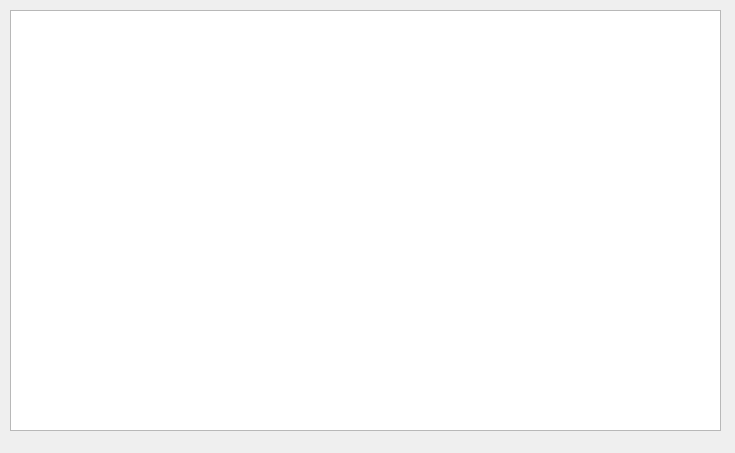
<?xml version="1.0" encoding="UTF-8"?>
<ui version="4.0">
 <class>PseudoCode</class>
 <widget class="QWidget" name="PseudoCode">
  <property name="geometry">
   <rect>
    <x>0</x>
    <y>0</y>
    <width>735</width>
    <height>453</height>
   </rect>
  </property>
  <property name="windowTitle">
   <string>Form</string>
  </property>
  <widget class="QGraphicsView" name="graphicsView">
   <property name="geometry">
    <rect>
     <x>10</x>
     <y>10</y>
     <width>711</width>
     <height>421</height>
    </rect>
   </property>
  </widget>
 </widget>
 <resources/>
 <connections/>
</ui>
